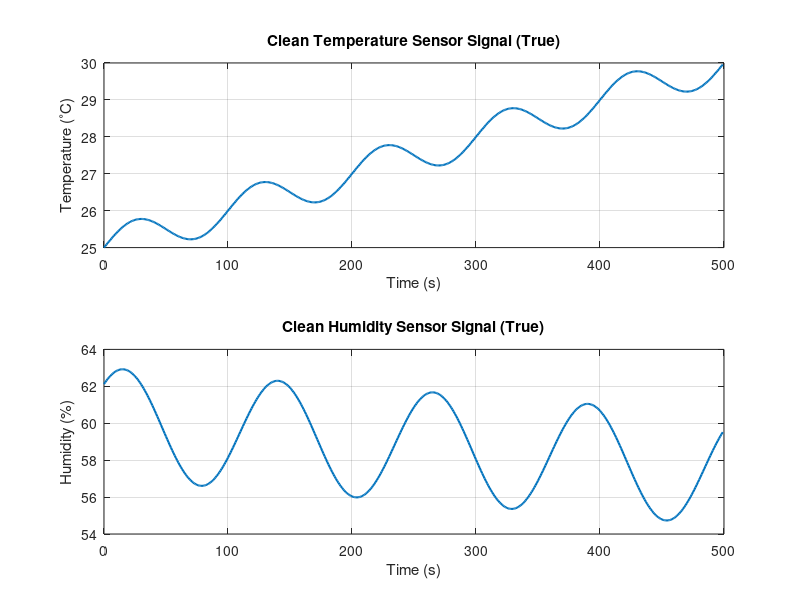

Write the MATLAB code that produced this figure. (Note: this script raises an error after producing the figure.)
%% MODULE 1: IoT Sensor Signal Modeling (Temperature + Humidity)
% Author: <Your Name>, NITK
% Course: Signals and Systems (EC Minor)
% Description:
%   Generate clean (noise-free) discrete-time signals for two IoT sensors:
%   1) Temperature (deg C)
%   2) Humidity (%)
%   These will act as the "true" sensor values before noise is added.

clear; close all; clc;

%% 1. Sampling parameters
Fs = 1;              % Sampling frequency (1 sample per second, for example)
T  = 1/Fs;           % Sampling period
N  = 500;            % Number of samples (e.g., 500 seconds of data)
n  = 0:N-1;          % Discrete-time index
t  = n * T;          % Time axis in seconds

%% 2. True Temperature signal (clean, noise-free)
% Idea:
%   Base level around 25 deg C
%   Slight upward trend with time
%   Small slow sinusoidal variation (like day-night fluctuation)

temp_base   = 25;           % base temperature in deg C
temp_trend  = 0.01 * n;     % slow linear increase (0.01 deg per sample)
temp_freq   = 0.01;         % normalized frequency for sinusoid
temp_amp    = 0.5;          % amplitude of temperature oscillation

temp_true = temp_base + temp_trend + ...
            temp_amp * sin(2*pi*temp_freq*n);

%% 3. True Humidity signal (clean, noise-free)
% Idea:
%   Base level around 60% RH
%   Slight downward trend with time
%   Sinusoidal variation with different frequency and phase

hum_base   = 60;            % base humidity in %
hum_trend  = -0.005 * n;    % slow decrease (e.g. drying environment)
hum_freq   = 0.008;         % different frequency for humidity
hum_amp    = 3;             % amplitude of humidity oscillation
hum_phase  = pi/4;          % phase shift

hum_true = hum_base + hum_trend + ...
           hum_amp * sin(2*pi*hum_freq*n + hum_phase);

%% 4. Plot the clean sensor signals
figure;
subplot(2,1,1);
plot(t, temp_true, 'LineWidth', 1.5);
xlabel('Time (s)');
ylabel('Temperature (^{\circ}C)');
title('Clean Temperature Sensor Signal (True)');
grid on;

subplot(2,1,2);
plot(t, hum_true, 'LineWidth', 1.5);
xlabel('Time (s)');
ylabel('Humidity (%)');
title('Clean Humidity Sensor Signal (True)');
grid on;

%% 5. (Optional) Show both on same figure with different y-axes (just for intuition)
figure;
yyaxis left;
plot(t, temp_true, 'LineWidth', 1.5);
ylabel('Temperature (^{\circ}C)');
yyaxis right;
plot(t, hum_true, '--', 'LineWidth', 1.5);
ylabel('Humidity (%)');
xlabel('Time (s)');
title('Clean IoT Sensor Signals: Temperature and Humidity');
grid on;

%% 6. Save variables for later modules
% We will use temp_true and hum_true in Module 2 for adding noise,
% and further filtering/prediction.
save(fullfile('data', 'sensor_true_signals.mat'), ...
     't', 'n', 'temp_true', 'hum_true', 'Fs');

